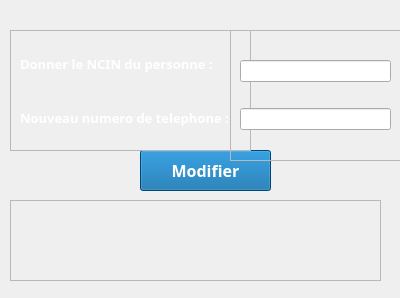
<?xml version="1.0" encoding="UTF-8"?>
<ui version="4.0">
 <class>Form</class>
 <widget class="QWidget" name="Form">
  <property name="geometry">
   <rect>
    <x>0</x>
    <y>0</y>
    <width>400</width>
    <height>298</height>
   </rect>
  </property>
  <property name="windowTitle">
   <string>Form</string>
  </property>
  <widget class="QPushButton" name="pushButton">
   <property name="geometry">
    <rect>
     <x>140</x>
     <y>150</y>
     <width>131</width>
     <height>41</height>
    </rect>
   </property>
   <property name="palette">
    <palette>
     <active>
      <colorrole role="WindowText">
       <brush brushstyle="SolidPattern">
        <color alpha="255">
         <red>255</red>
         <green>255</green>
         <blue>255</blue>
        </color>
       </brush>
      </colorrole>
      <colorrole role="Button">
       <brush brushstyle="SolidPattern">
        <color alpha="255">
         <red>0</red>
         <green>98</green>
         <blue>163</blue>
        </color>
       </brush>
      </colorrole>
      <colorrole role="Text">
       <brush brushstyle="SolidPattern">
        <color alpha="255">
         <red>255</red>
         <green>255</green>
         <blue>255</blue>
        </color>
       </brush>
      </colorrole>
      <colorrole role="ButtonText">
       <brush brushstyle="SolidPattern">
        <color alpha="255">
         <red>255</red>
         <green>255</green>
         <blue>255</blue>
        </color>
       </brush>
      </colorrole>
      <colorrole role="Base">
       <brush brushstyle="SolidPattern">
        <color alpha="255">
         <red>0</red>
         <green>98</green>
         <blue>163</blue>
        </color>
       </brush>
      </colorrole>
      <colorrole role="Window">
       <brush brushstyle="SolidPattern">
        <color alpha="255">
         <red>0</red>
         <green>98</green>
         <blue>163</blue>
        </color>
       </brush>
      </colorrole>
     </active>
     <inactive>
      <colorrole role="WindowText">
       <brush brushstyle="SolidPattern">
        <color alpha="255">
         <red>255</red>
         <green>255</green>
         <blue>255</blue>
        </color>
       </brush>
      </colorrole>
      <colorrole role="Button">
       <brush brushstyle="SolidPattern">
        <color alpha="255">
         <red>0</red>
         <green>98</green>
         <blue>163</blue>
        </color>
       </brush>
      </colorrole>
      <colorrole role="Text">
       <brush brushstyle="SolidPattern">
        <color alpha="255">
         <red>255</red>
         <green>255</green>
         <blue>255</blue>
        </color>
       </brush>
      </colorrole>
      <colorrole role="ButtonText">
       <brush brushstyle="SolidPattern">
        <color alpha="255">
         <red>255</red>
         <green>255</green>
         <blue>255</blue>
        </color>
       </brush>
      </colorrole>
      <colorrole role="Base">
       <brush brushstyle="SolidPattern">
        <color alpha="255">
         <red>0</red>
         <green>98</green>
         <blue>163</blue>
        </color>
       </brush>
      </colorrole>
      <colorrole role="Window">
       <brush brushstyle="SolidPattern">
        <color alpha="255">
         <red>0</red>
         <green>98</green>
         <blue>163</blue>
        </color>
       </brush>
      </colorrole>
     </inactive>
     <disabled>
      <colorrole role="WindowText">
       <brush brushstyle="SolidPattern">
        <color alpha="255">
         <red>120</red>
         <green>120</green>
         <blue>120</blue>
        </color>
       </brush>
      </colorrole>
      <colorrole role="Button">
       <brush brushstyle="SolidPattern">
        <color alpha="255">
         <red>0</red>
         <green>98</green>
         <blue>163</blue>
        </color>
       </brush>
      </colorrole>
      <colorrole role="Text">
       <brush brushstyle="SolidPattern">
        <color alpha="255">
         <red>120</red>
         <green>120</green>
         <blue>120</blue>
        </color>
       </brush>
      </colorrole>
      <colorrole role="ButtonText">
       <brush brushstyle="SolidPattern">
        <color alpha="255">
         <red>120</red>
         <green>120</green>
         <blue>120</blue>
        </color>
       </brush>
      </colorrole>
      <colorrole role="Base">
       <brush brushstyle="SolidPattern">
        <color alpha="255">
         <red>0</red>
         <green>98</green>
         <blue>163</blue>
        </color>
       </brush>
      </colorrole>
      <colorrole role="Window">
       <brush brushstyle="SolidPattern">
        <color alpha="255">
         <red>0</red>
         <green>98</green>
         <blue>163</blue>
        </color>
       </brush>
      </colorrole>
     </disabled>
    </palette>
   </property>
   <property name="font">
    <font>
     <family>Segoe UI Black</family>
     <pointsize>12</pointsize>
     <weight>75</weight>
     <bold>true</bold>
    </font>
   </property>
   <property name="styleSheet">
    <string notr="true">background-color: rgb(0, 98, 163);</string>
   </property>
   <property name="text">
    <string>Modifier</string>
   </property>
   <property name="icon">
    <iconset>
     <normaloff>modifier.png</normaloff>modifier.png</iconset>
   </property>
  </widget>
  <widget class="QLabel" name="label_3">
   <property name="geometry">
    <rect>
     <x>10</x>
     <y>200</y>
     <width>371</width>
     <height>81</height>
    </rect>
   </property>
   <property name="palette">
    <palette>
     <active>
      <colorrole role="WindowText">
       <brush brushstyle="SolidPattern">
        <color alpha="255">
         <red>255</red>
         <green>255</green>
         <blue>255</blue>
        </color>
       </brush>
      </colorrole>
      <colorrole role="Text">
       <brush brushstyle="SolidPattern">
        <color alpha="255">
         <red>255</red>
         <green>255</green>
         <blue>255</blue>
        </color>
       </brush>
      </colorrole>
      <colorrole role="ButtonText">
       <brush brushstyle="SolidPattern">
        <color alpha="255">
         <red>255</red>
         <green>255</green>
         <blue>255</blue>
        </color>
       </brush>
      </colorrole>
     </active>
     <inactive>
      <colorrole role="WindowText">
       <brush brushstyle="SolidPattern">
        <color alpha="255">
         <red>255</red>
         <green>255</green>
         <blue>255</blue>
        </color>
       </brush>
      </colorrole>
      <colorrole role="Text">
       <brush brushstyle="SolidPattern">
        <color alpha="255">
         <red>255</red>
         <green>255</green>
         <blue>255</blue>
        </color>
       </brush>
      </colorrole>
      <colorrole role="ButtonText">
       <brush brushstyle="SolidPattern">
        <color alpha="255">
         <red>255</red>
         <green>255</green>
         <blue>255</blue>
        </color>
       </brush>
      </colorrole>
     </inactive>
     <disabled>
      <colorrole role="WindowText">
       <brush brushstyle="SolidPattern">
        <color alpha="255">
         <red>120</red>
         <green>120</green>
         <blue>120</blue>
        </color>
       </brush>
      </colorrole>
      <colorrole role="Text">
       <brush brushstyle="SolidPattern">
        <color alpha="255">
         <red>120</red>
         <green>120</green>
         <blue>120</blue>
        </color>
       </brush>
      </colorrole>
      <colorrole role="ButtonText">
       <brush brushstyle="SolidPattern">
        <color alpha="255">
         <red>120</red>
         <green>120</green>
         <blue>120</blue>
        </color>
       </brush>
      </colorrole>
     </disabled>
    </palette>
   </property>
   <property name="font">
    <font>
     <pointsize>10</pointsize>
     <weight>75</weight>
     <bold>true</bold>
    </font>
   </property>
   <property name="frameShape">
    <enum>QFrame::StyledPanel</enum>
   </property>
   <property name="text">
    <string/>
   </property>
  </widget>
  <widget class="QLabel" name="label_4">
   <property name="geometry">
    <rect>
     <x>-10</x>
     <y>-40</y>
     <width>421</width>
     <height>371</height>
    </rect>
   </property>
   <property name="text">
    <string/>
   </property>
   <property name="pixmap">
    <pixmap>covid.jpg</pixmap>
   </property>
   <property name="scaledContents">
    <bool>true</bool>
   </property>
  </widget>
  <widget class="QFrame" name="frame">
   <property name="geometry">
    <rect>
     <x>10</x>
     <y>30</y>
     <width>241</width>
     <height>121</height>
    </rect>
   </property>
   <property name="frameShape">
    <enum>QFrame::StyledPanel</enum>
   </property>
   <property name="frameShadow">
    <enum>QFrame::Raised</enum>
   </property>
   <layout class="QVBoxLayout" name="verticalLayout">
    <item>
     <widget class="QLabel" name="label">
      <property name="palette">
       <palette>
        <active>
         <colorrole role="WindowText">
          <brush brushstyle="SolidPattern">
           <color alpha="255">
            <red>255</red>
            <green>255</green>
            <blue>255</blue>
           </color>
          </brush>
         </colorrole>
         <colorrole role="Text">
          <brush brushstyle="SolidPattern">
           <color alpha="255">
            <red>255</red>
            <green>255</green>
            <blue>255</blue>
           </color>
          </brush>
         </colorrole>
        </active>
        <inactive>
         <colorrole role="WindowText">
          <brush brushstyle="SolidPattern">
           <color alpha="255">
            <red>255</red>
            <green>255</green>
            <blue>255</blue>
           </color>
          </brush>
         </colorrole>
         <colorrole role="Text">
          <brush brushstyle="SolidPattern">
           <color alpha="255">
            <red>255</red>
            <green>255</green>
            <blue>255</blue>
           </color>
          </brush>
         </colorrole>
        </inactive>
        <disabled>
         <colorrole role="WindowText">
          <brush brushstyle="SolidPattern">
           <color alpha="255">
            <red>120</red>
            <green>120</green>
            <blue>120</blue>
           </color>
          </brush>
         </colorrole>
         <colorrole role="Text">
          <brush brushstyle="SolidPattern">
           <color alpha="255">
            <red>120</red>
            <green>120</green>
            <blue>120</blue>
           </color>
          </brush>
         </colorrole>
        </disabled>
       </palette>
      </property>
      <property name="font">
       <font>
        <family>Segoe UI Black</family>
        <pointsize>10</pointsize>
        <weight>75</weight>
        <bold>true</bold>
       </font>
      </property>
      <property name="text">
       <string>Donner le NCIN du personne :</string>
      </property>
     </widget>
    </item>
    <item>
     <widget class="QLabel" name="label_2">
      <property name="palette">
       <palette>
        <active>
         <colorrole role="WindowText">
          <brush brushstyle="SolidPattern">
           <color alpha="255">
            <red>255</red>
            <green>255</green>
            <blue>255</blue>
           </color>
          </brush>
         </colorrole>
         <colorrole role="Text">
          <brush brushstyle="SolidPattern">
           <color alpha="255">
            <red>255</red>
            <green>255</green>
            <blue>255</blue>
           </color>
          </brush>
         </colorrole>
        </active>
        <inactive>
         <colorrole role="WindowText">
          <brush brushstyle="SolidPattern">
           <color alpha="255">
            <red>255</red>
            <green>255</green>
            <blue>255</blue>
           </color>
          </brush>
         </colorrole>
         <colorrole role="Text">
          <brush brushstyle="SolidPattern">
           <color alpha="255">
            <red>255</red>
            <green>255</green>
            <blue>255</blue>
           </color>
          </brush>
         </colorrole>
        </inactive>
        <disabled>
         <colorrole role="WindowText">
          <brush brushstyle="SolidPattern">
           <color alpha="255">
            <red>120</red>
            <green>120</green>
            <blue>120</blue>
           </color>
          </brush>
         </colorrole>
         <colorrole role="Text">
          <brush brushstyle="SolidPattern">
           <color alpha="255">
            <red>120</red>
            <green>120</green>
            <blue>120</blue>
           </color>
          </brush>
         </colorrole>
        </disabled>
       </palette>
      </property>
      <property name="font">
       <font>
        <family>Segoe UI Black</family>
        <pointsize>10</pointsize>
        <weight>75</weight>
        <bold>true</bold>
       </font>
      </property>
      <property name="text">
       <string>Nouveau numero de telephone :</string>
      </property>
     </widget>
    </item>
   </layout>
  </widget>
  <widget class="QFrame" name="frame_2">
   <property name="geometry">
    <rect>
     <x>230</x>
     <y>30</y>
     <width>171</width>
     <height>131</height>
    </rect>
   </property>
   <property name="frameShape">
    <enum>QFrame::StyledPanel</enum>
   </property>
   <property name="frameShadow">
    <enum>QFrame::Raised</enum>
   </property>
   <layout class="QVBoxLayout" name="verticalLayout_2">
    <item>
     <widget class="QLineEdit" name="lineEdit"/>
    </item>
    <item>
     <widget class="QLineEdit" name="lineEdit_2"/>
    </item>
   </layout>
  </widget>
  <zorder>label_4</zorder>
  <zorder>pushButton</zorder>
  <zorder>label_3</zorder>
  <zorder>frame</zorder>
  <zorder>frame_2</zorder>
 </widget>
 <resources/>
 <connections/>
</ui>
